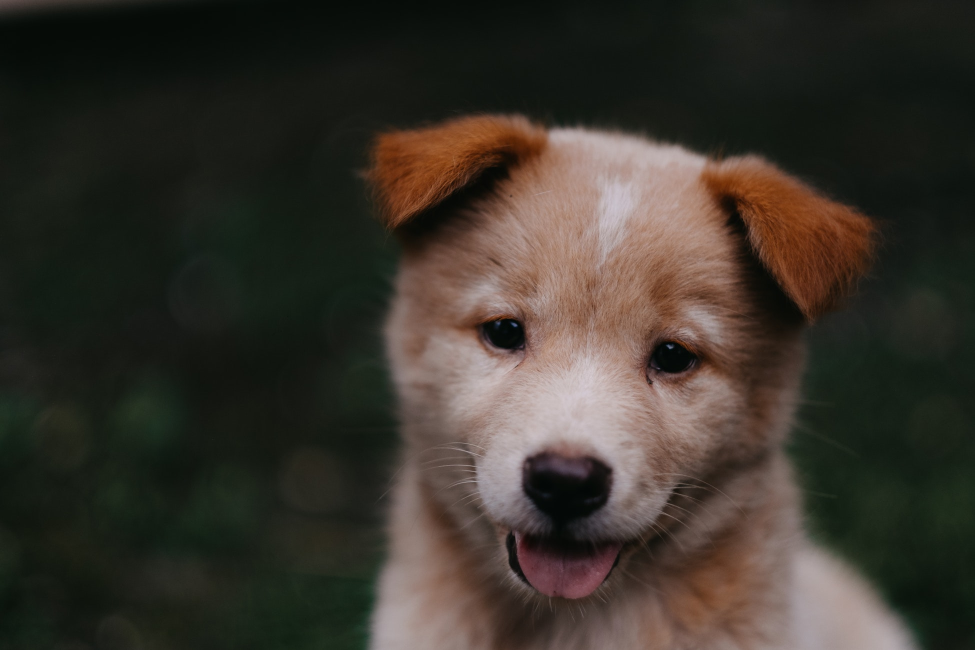
#> input picture OpenCV by SAE-BAJA/DATA/00-puppy.jpg, 1950 x 1300 px (shown at 1/2 size)
$ jupyter execute 'OpenCV Drawing .ipynb'
#> lines starting #> are read from the running program, lines starting #| are printed output that depends on the picture; after the words box and inside, x2 and y2 are one past the last pixel; in counts of white or black regions, pixels touching at a corner belong together
[cell 1]
import cv2
import numpy as np
img = cv2.imread('../DATA/00-puppy.jpg', cv2.IMREAD_GRAYSCALE)
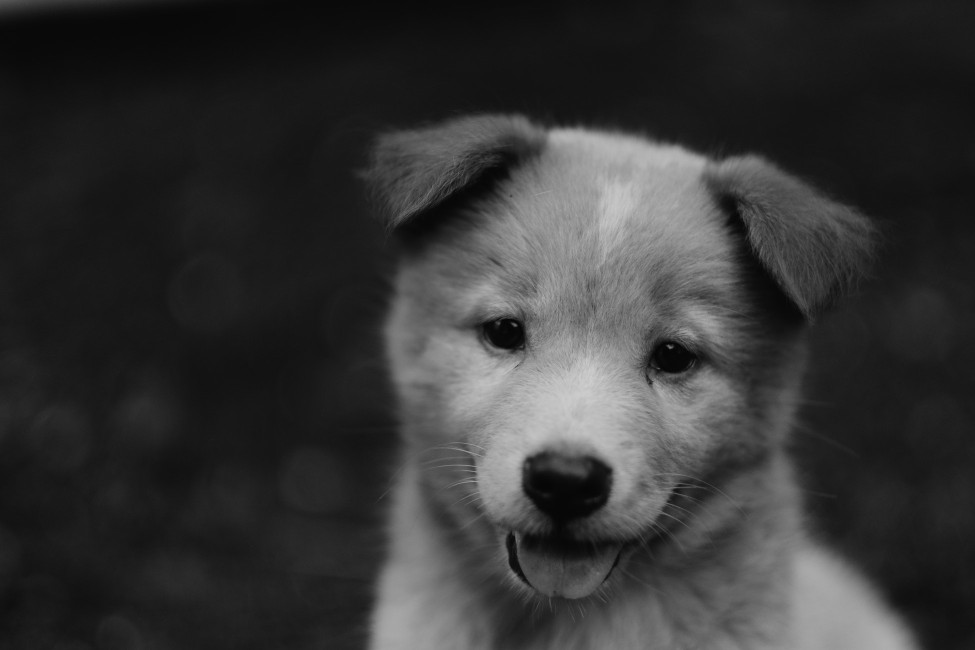
#> img: shape (1300, 1950) (shown at 1/2 size); min 1, max 209, mean 52.6

[cell 2]
cv2.imshow('window', img)
cv2.waitKey()

[cell 3]
blank = np.zeros(shape = (512,512,3), dtype=np.int16)
blank.shape

[cell 4]
import matplotlib.pyplot as plt
plt.imshow(blank)

[cell 5]
cv2.rectangle(blank, pt1=(384,0), pt2=(510,128), color=(0,255,0), thickness=5)
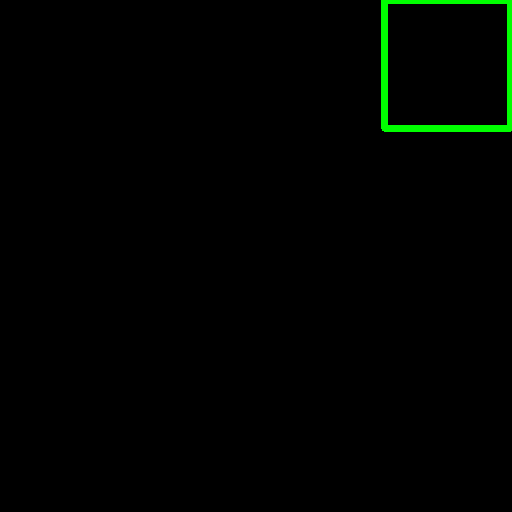
#> blank: shape (512, 512, 3) int16; mean of channels 0, 1, 2 0, 2.8, 0; drawn as B, G, R

[cell 6]
plt.imshow(blank)

[cell 7]
cv2.circle(blank, (254,254), 100, (255,0,0), 5)
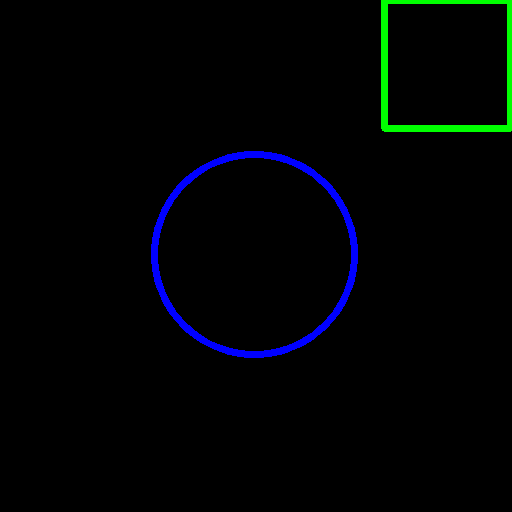
#> blank: shape (512, 512, 3) int16; 1.67% of pixels changed, all inside (x1, y1, x2, y2) = (151, 151, 358, 358); drawn as B, G, R

[cell 8]
plt.imshow(blank)
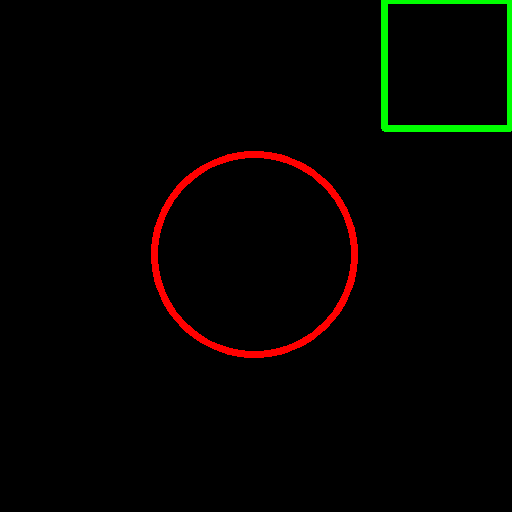
#> shown: shape (512, 512, 3); mean R, G, B 4.3, 2.8, 0

$ run again, with OpenCV by SAE-BAJA/DATA/Nadia_Murad.jpg copied over OpenCV by SAE-BAJA/DATA/00-puppy.jpg
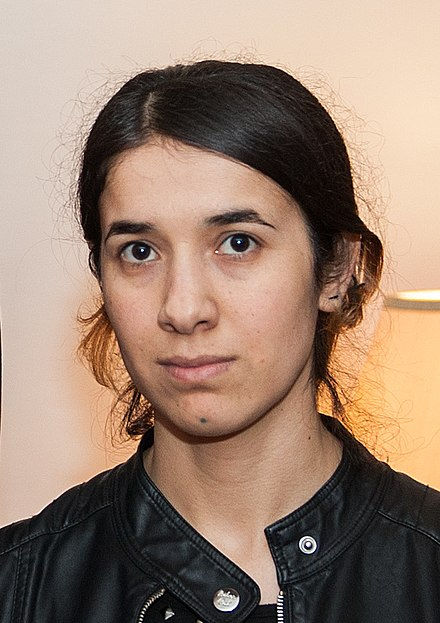
#> input picture OpenCV by SAE-BAJA/DATA/Nadia_Murad.jpg, 440 x 623 px
#> `img = cv2.imread('../DATA/00-puppy.jpg', cv2.IMREAD_GRAYSCALE)`:
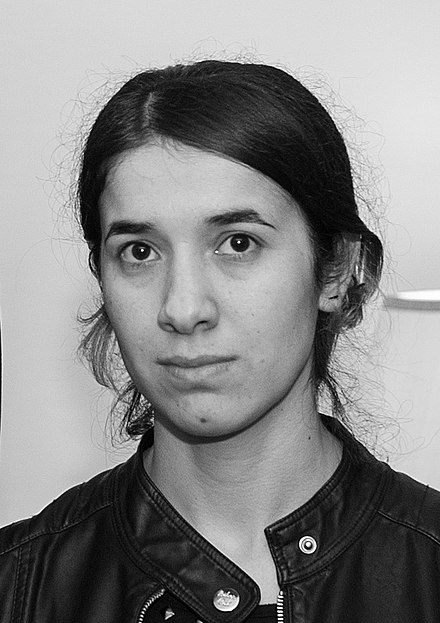
#> img: shape (623, 440); min 0, max 255, mean 134.7
